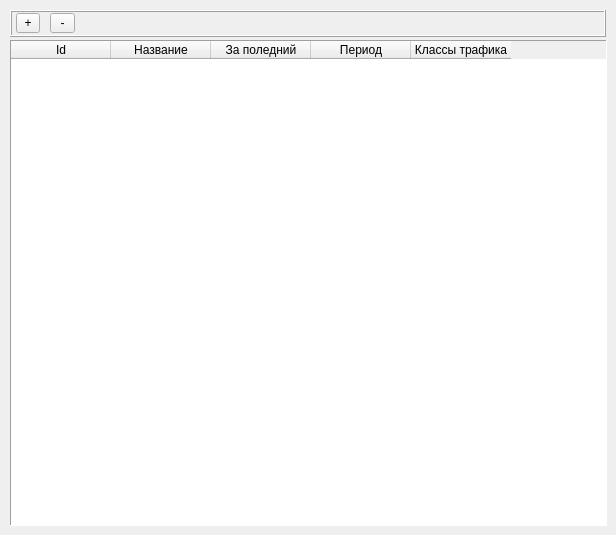
     <widget class="QWidget" name="tab_7">
      <attribute name="title">
       <string>Лимиты</string>
      </attribute>
      <widget class="QTableWidget" name="limit_tableWidget">
       <property name="geometry">
        <rect>
         <x>10</x>
         <y>40</y>
         <width>597</width>
         <height>486</height>
        </rect>
       </property>
       <property name="frameShape">
        <enum>QFrame::Panel</enum>
       </property>
       <property name="selectionMode">
        <enum>QAbstractItemView::SingleSelection</enum>
       </property>
       <property name="selectionBehavior">
        <enum>QAbstractItemView::SelectRows</enum>
       </property>
       <property name="verticalScrollMode">
        <enum>QAbstractItemView::ScrollPerPixel</enum>
       </property>
       <property name="horizontalScrollMode">
        <enum>QAbstractItemView::ScrollPerPixel</enum>
       </property>
       <property name="gridStyle">
        <enum>Qt::DotLine</enum>
       </property>
       <column>
        <property name="text">
         <string>Id</string>
        </property>
       </column>
       <column>
        <property name="text">
         <string>Название</string>
        </property>
       </column>
       <column>
        <property name="text">
         <string>За поледний</string>
        </property>
       </column>
       <column>
        <property name="text">
         <string>Период</string>
        </property>
       </column>
       <column>
        <property name="text">
         <string>Классы трафика</string>
        </property>
       </column>
      </widget>
      <widget class="QFrame" name="limit_panel">
       <property name="geometry">
        <rect>
         <x>10</x>
         <y>10</y>
         <width>596</width>
         <height>27</height>
        </rect>
       </property>
       <property name="frameShape">
        <enum>QFrame::Box</enum>
       </property>
       <property name="frameShadow">
        <enum>QFrame::Raised</enum>
       </property>
       <widget class="QToolButton" name="del_limit_button">
        <property name="geometry">
         <rect>
          <x>40</x>
          <y>3</y>
          <width>25</width>
          <height>20</height>
         </rect>
        </property>
        <property name="text">
         <string>-</string>
        </property>
       </widget>
       <widget class="QToolButton" name="add_limit_button">
        <property name="geometry">
         <rect>
          <x>6</x>
          <y>3</y>
          <width>24</width>
          <height>20</height>
         </rect>
        </property>
        <property name="text">
         <string>+</string>
        </property>
       </widget>
      </widget>
     </widget>
